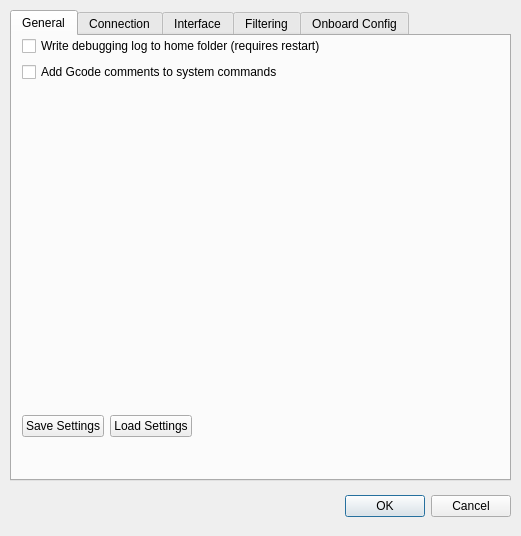
<?xml version="1.0" encoding="UTF-8"?>
<ui version="4.0">
 <class>Options</class>
 <widget class="QDialog" name="Options">
  <property name="geometry">
   <rect>
    <x>0</x>
    <y>0</y>
    <width>521</width>
    <height>536</height>
   </rect>
  </property>
  <property name="windowTitle">
   <string>Options</string>
  </property>
  <widget class="QTabWidget" name="tabWidget">
   <property name="geometry">
    <rect>
     <x>10</x>
     <y>10</y>
     <width>501</width>
     <height>471</height>
    </rect>
   </property>
   <property name="currentIndex">
    <number>0</number>
   </property>
   <widget class="QWidget" name="tab_general_2">
    <attribute name="title">
     <string>General</string>
    </attribute>
    <widget class="QWidget" name="verticalLayoutWidget_3">
     <property name="geometry">
      <rect>
       <x>10</x>
       <y>0</y>
       <width>471</width>
       <height>401</height>
      </rect>
     </property>
     <layout class="QVBoxLayout" name="verticalLayout">
      <item>
       <widget class="QCheckBox" name="checkBoxEnableDebugLog">
        <property name="text">
         <string>Write debugging log to home folder (requires restart)</string>
        </property>
       </widget>
      </item>
      <item>
       <widget class="QCheckBox" name="checkBoxAddGcodeComments">
        <property name="text">
         <string>Add Gcode comments to system commands</string>
        </property>
       </widget>
      </item>
      <item>
       <spacer name="verticalSpacer_2">
        <property name="orientation">
         <enum>Qt::Vertical</enum>
        </property>
        <property name="sizeHint" stdset="0">
         <size>
          <width>20</width>
          <height>40</height>
         </size>
        </property>
       </spacer>
      </item>
      <item>
       <layout class="QHBoxLayout" name="horizontalLayout_10">
        <item>
         <widget class="QPushButton" name="btnSaveSettings">
          <property name="text">
           <string>Save Settings</string>
          </property>
         </widget>
        </item>
        <item>
         <widget class="QPushButton" name="btnLoadSettings">
          <property name="text">
           <string>Load Settings</string>
          </property>
         </widget>
        </item>
        <item>
         <spacer name="horizontalSpacer_4">
          <property name="orientation">
           <enum>Qt::Horizontal</enum>
          </property>
          <property name="sizeHint" stdset="0">
           <size>
            <width>40</width>
            <height>20</height>
           </size>
          </property>
         </spacer>
        </item>
       </layout>
      </item>
     </layout>
    </widget>
   </widget>
   <widget class="QWidget" name="tab_connection">
    <attribute name="title">
     <string>Connection</string>
    </attribute>
    <widget class="QWidget" name="verticalLayoutWidget_2">
     <property name="geometry">
      <rect>
       <x>10</x>
       <y>110</y>
       <width>481</width>
       <height>181</height>
      </rect>
     </property>
     <layout class="QVBoxLayout" name="verticalLayoutExtras">
      <property name="spacing">
       <number>0</number>
      </property>
      <item>
       <layout class="QHBoxLayout" name="horizontalLayout_6">
        <property name="spacing">
         <number>0</number>
        </property>
        <property name="sizeConstraint">
         <enum>QLayout::SetMinimumSize</enum>
        </property>
        <item>
         <widget class="QLabel" name="label_2">
          <property name="sizePolicy">
           <sizepolicy hsizetype="Preferred" vsizetype="Minimum">
            <horstretch>0</horstretch>
            <verstretch>0</verstretch>
           </sizepolicy>
          </property>
          <property name="maximumSize">
           <size>
            <width>16777215</width>
            <height>20</height>
           </size>
          </property>
          <property name="text">
           <string>Units</string>
          </property>
         </widget>
        </item>
        <item>
         <widget class="QRadioButton" name="radioMetric">
          <property name="sizePolicy">
           <sizepolicy hsizetype="Minimum" vsizetype="Minimum">
            <horstretch>0</horstretch>
            <verstretch>0</verstretch>
           </sizepolicy>
          </property>
          <property name="maximumSize">
           <size>
            <width>16777215</width>
            <height>20</height>
           </size>
          </property>
          <property name="text">
           <string>Metric</string>
          </property>
          <property name="autoExclusive">
           <bool>false</bool>
          </property>
         </widget>
        </item>
        <item>
         <widget class="QRadioButton" name="radioImperial">
          <property name="maximumSize">
           <size>
            <width>16777215</width>
            <height>20</height>
           </size>
          </property>
          <property name="text">
           <string>Imperial</string>
          </property>
          <property name="autoExclusive">
           <bool>false</bool>
          </property>
         </widget>
        </item>
       </layout>
      </item>
      <item>
       <layout class="QHBoxLayout" name="horizontalLayout_8">
        <property name="spacing">
         <number>0</number>
        </property>
        <property name="sizeConstraint">
         <enum>QLayout::SetMinimumSize</enum>
        </property>
        <item>
         <widget class="QLabel" name="label_4">
          <property name="maximumSize">
           <size>
            <width>16777215</width>
            <height>20</height>
           </size>
          </property>
          <property name="text">
           <string>Flow Control</string>
          </property>
         </widget>
        </item>
        <item>
         <widget class="QRadioButton" name="radioSoft">
          <property name="maximumSize">
           <size>
            <width>16777215</width>
            <height>20</height>
           </size>
          </property>
          <property name="text">
           <string>XonXoff (soft)</string>
          </property>
          <property name="autoExclusive">
           <bool>false</bool>
          </property>
         </widget>
        </item>
        <item>
         <widget class="QRadioButton" name="radioHard">
          <property name="sizePolicy">
           <sizepolicy hsizetype="Minimum" vsizetype="Fixed">
            <horstretch>0</horstretch>
            <verstretch>0</verstretch>
           </sizepolicy>
          </property>
          <property name="maximumSize">
           <size>
            <width>16777215</width>
            <height>20</height>
           </size>
          </property>
          <property name="text">
           <string>RTSCTS (hard)</string>
          </property>
          <property name="autoExclusive">
           <bool>false</bool>
          </property>
         </widget>
        </item>
       </layout>
      </item>
      <item>
       <layout class="QHBoxLayout" name="horizontalLayout_9">
        <property name="spacing">
         <number>0</number>
        </property>
        <property name="sizeConstraint">
         <enum>QLayout::SetMinimumSize</enum>
        </property>
        <item>
         <widget class="QLabel" name="label_5">
          <property name="maximumSize">
           <size>
            <width>16777215</width>
            <height>20</height>
           </size>
          </property>
          <property name="text">
           <string>Stop Bits</string>
          </property>
         </widget>
        </item>
        <item>
         <widget class="QComboBox" name="comboBoxStopBits">
          <item>
           <property name="text">
            <string>1</string>
           </property>
          </item>
          <item>
           <property name="text">
            <string>1.5</string>
           </property>
          </item>
          <item>
           <property name="text">
            <string>2</string>
           </property>
          </item>
         </widget>
        </item>
        <item>
         <spacer name="horizontalSpacer_3">
          <property name="orientation">
           <enum>Qt::Horizontal</enum>
          </property>
          <property name="sizeType">
           <enum>QSizePolicy::Fixed</enum>
          </property>
          <property name="sizeHint" stdset="0">
           <size>
            <width>100</width>
            <height>20</height>
           </size>
          </property>
         </spacer>
        </item>
        <item>
         <widget class="QLabel" name="label_6">
          <property name="text">
           <string>Parity</string>
          </property>
          <property name="alignment">
           <set>Qt::AlignLeading|Qt::AlignLeft|Qt::AlignVCenter</set>
          </property>
          <property name="margin">
           <number>0</number>
          </property>
         </widget>
        </item>
        <item>
         <widget class="QComboBox" name="comboBoxParity">
          <item>
           <property name="text">
            <string>None</string>
           </property>
          </item>
          <item>
           <property name="text">
            <string>Even</string>
           </property>
          </item>
          <item>
           <property name="text">
            <string>Odd</string>
           </property>
          </item>
          <item>
           <property name="text">
            <string>Mark</string>
           </property>
          </item>
          <item>
           <property name="text">
            <string>Space</string>
           </property>
          </item>
         </widget>
        </item>
       </layout>
      </item>
     </layout>
    </widget>
    <widget class="QWidget" name="layoutWidget_3">
     <property name="geometry">
      <rect>
       <x>10</x>
       <y>0</y>
       <width>481</width>
       <height>111</height>
      </rect>
     </property>
     <layout class="QVBoxLayout" name="verticalLayout_10">
      <property name="spacing">
       <number>0</number>
      </property>
      <item>
       <layout class="QHBoxLayout" name="horizontalLayout_5" stretch="0,0,0,0,2">
        <item>
         <widget class="QLabel" name="label">
          <property name="text">
           <string>Controller</string>
          </property>
         </widget>
        </item>
        <item>
         <widget class="QComboBox" name="comboControllerBoard">
          <item>
           <property name="text">
            <string>TinyG 0.96</string>
           </property>
          </item>
          <item>
           <property name="text">
            <string>TinyG 0.97</string>
           </property>
          </item>
         </widget>
        </item>
        <item>
         <widget class="QCheckBox" name="checkAutoConnect">
          <property name="text">
           <string>Auto connect</string>
          </property>
         </widget>
        </item>
        <item>
         <spacer name="horizontalSpacer_5">
          <property name="orientation">
           <enum>Qt::Horizontal</enum>
          </property>
          <property name="sizeHint" stdset="0">
           <size>
            <width>398</width>
            <height>20</height>
           </size>
          </property>
         </spacer>
        </item>
        <item>
         <widget class="QPushButton" name="btnOpenPort">
          <property name="sizePolicy">
           <sizepolicy hsizetype="Preferred" vsizetype="Fixed">
            <horstretch>0</horstretch>
            <verstretch>0</verstretch>
           </sizepolicy>
          </property>
          <property name="text">
           <string>Test</string>
          </property>
         </widget>
        </item>
       </layout>
      </item>
      <item>
       <layout class="QHBoxLayout" name="horizontalLayout_7">
        <property name="leftMargin">
         <number>0</number>
        </property>
        <property name="rightMargin">
         <number>0</number>
        </property>
        <item>
         <widget class="QLabel" name="lblPort">
          <property name="sizePolicy">
           <sizepolicy hsizetype="Preferred" vsizetype="Preferred">
            <horstretch>0</horstretch>
            <verstretch>0</verstretch>
           </sizepolicy>
          </property>
          <property name="maximumSize">
           <size>
            <width>16777215</width>
            <height>16777215</height>
           </size>
          </property>
          <property name="text">
           <string>Port name</string>
          </property>
         </widget>
        </item>
        <item>
         <widget class="QComboBox" name="cmbPort">
          <property name="sizePolicy">
           <sizepolicy hsizetype="Fixed" vsizetype="Fixed">
            <horstretch>0</horstretch>
            <verstretch>0</verstretch>
           </sizepolicy>
          </property>
          <property name="minimumSize">
           <size>
            <width>163</width>
            <height>0</height>
           </size>
          </property>
          <property name="maximumSize">
           <size>
            <width>900</width>
            <height>16777215</height>
           </size>
          </property>
          <property name="layoutDirection">
           <enum>Qt::LeftToRight</enum>
          </property>
          <property name="editable">
           <bool>true</bool>
          </property>
         </widget>
        </item>
        <item>
         <spacer name="horizontalSpacer_6">
          <property name="orientation">
           <enum>Qt::Horizontal</enum>
          </property>
          <property name="sizeHint" stdset="0">
           <size>
            <width>30</width>
            <height>20</height>
           </size>
          </property>
         </spacer>
        </item>
        <item>
         <widget class="QLabel" name="label_br">
          <property name="frameShape">
           <enum>QFrame::NoFrame</enum>
          </property>
          <property name="text">
           <string>Baud Rate</string>
          </property>
         </widget>
        </item>
        <item>
         <widget class="QComboBox" name="comboBoxBaudRate"/>
        </item>
        <item>
         <spacer name="horizontalSpacer_7">
          <property name="orientation">
           <enum>Qt::Horizontal</enum>
          </property>
          <property name="sizeHint" stdset="0">
           <size>
            <width>40</width>
            <height>20</height>
           </size>
          </property>
         </spacer>
        </item>
       </layout>
      </item>
     </layout>
    </widget>
   </widget>
   <widget class="QWidget" name="tab_interface">
    <attribute name="title">
     <string>Interface</string>
    </attribute>
    <widget class="QWidget" name="verticalLayoutWidget_6">
     <property name="geometry">
      <rect>
       <x>10</x>
       <y>10</y>
       <width>471</width>
       <height>421</height>
      </rect>
     </property>
     <layout class="QVBoxLayout" name="verticalLayout_3">
      <item>
       <widget class="QGroupBox" name="groupOffsets">
        <property name="sizePolicy">
         <sizepolicy hsizetype="Preferred" vsizetype="MinimumExpanding">
          <horstretch>0</horstretch>
          <verstretch>0</verstretch>
         </sizepolicy>
        </property>
        <property name="title">
         <string>Offsets</string>
        </property>
        <widget class="QScrollArea" name="offsetListScroll">
         <property name="geometry">
          <rect>
           <x>0</x>
           <y>30</y>
           <width>451</width>
           <height>311</height>
          </rect>
         </property>
         <property name="sizePolicy">
          <sizepolicy hsizetype="Fixed" vsizetype="Expanding">
           <horstretch>0</horstretch>
           <verstretch>0</verstretch>
          </sizepolicy>
         </property>
         <property name="verticalScrollBarPolicy">
          <enum>Qt::ScrollBarAlwaysOn</enum>
         </property>
         <property name="horizontalScrollBarPolicy">
          <enum>Qt::ScrollBarAlwaysOff</enum>
         </property>
         <property name="widgetResizable">
          <bool>false</bool>
         </property>
         <property name="alignment">
          <set>Qt::AlignLeading|Qt::AlignLeft|Qt::AlignTop</set>
         </property>
         <widget class="QWidget" name="offsetListScrollContents">
          <property name="geometry">
           <rect>
            <x>0</x>
            <y>0</y>
            <width>434</width>
            <height>129</height>
           </rect>
          </property>
          <property name="sizePolicy">
           <sizepolicy hsizetype="Expanding" vsizetype="Expanding">
            <horstretch>0</horstretch>
            <verstretch>1</verstretch>
           </sizepolicy>
          </property>
          <widget class="QWidget" name="verticalLayoutWidget">
           <property name="geometry">
            <rect>
             <x>0</x>
             <y>0</y>
             <width>451</width>
             <height>311</height>
            </rect>
           </property>
           <layout class="QVBoxLayout" name="offsetList" stretch="0">
            <property name="sizeConstraint">
             <enum>QLayout::SetMinAndMaxSize</enum>
            </property>
            <item>
             <spacer name="verticalSpacer">
              <property name="orientation">
               <enum>Qt::Vertical</enum>
              </property>
              <property name="sizeHint" stdset="0">
               <size>
                <width>20</width>
                <height>40</height>
               </size>
              </property>
             </spacer>
            </item>
           </layout>
          </widget>
         </widget>
        </widget>
       </widget>
      </item>
      <item>
       <layout class="QHBoxLayout" name="horizontalLayout">
        <property name="sizeConstraint">
         <enum>QLayout::SetFixedSize</enum>
        </property>
        <item>
         <widget class="QPushButton" name="buttonAddOffset">
          <property name="sizePolicy">
           <sizepolicy hsizetype="Fixed" vsizetype="Fixed">
            <horstretch>0</horstretch>
            <verstretch>0</verstretch>
           </sizepolicy>
          </property>
          <property name="maximumSize">
           <size>
            <width>33</width>
            <height>16777215</height>
           </size>
          </property>
          <property name="baseSize">
           <size>
            <width>20</width>
            <height>0</height>
           </size>
          </property>
          <property name="text">
           <string>+</string>
          </property>
         </widget>
        </item>
        <item>
         <spacer name="horizontalSpacer_2">
          <property name="orientation">
           <enum>Qt::Horizontal</enum>
          </property>
          <property name="sizeHint" stdset="0">
           <size>
            <width>40</width>
            <height>20</height>
           </size>
          </property>
         </spacer>
        </item>
       </layout>
      </item>
      <item>
       <layout class="QHBoxLayout" name="horizontalLayout_2">
        <item>
         <widget class="QLabel" name="label_3">
          <property name="text">
           <string>LCD Precision</string>
          </property>
         </widget>
        </item>
        <item>
         <widget class="QSpinBox" name="spinBoxLCDPrecision">
          <property name="value">
           <number>3</number>
          </property>
         </widget>
        </item>
        <item>
         <spacer name="horizontalSpacer">
          <property name="orientation">
           <enum>Qt::Horizontal</enum>
          </property>
          <property name="sizeHint" stdset="0">
           <size>
            <width>40</width>
            <height>20</height>
           </size>
          </property>
         </spacer>
        </item>
       </layout>
      </item>
      <item>
       <layout class="QHBoxLayout" name="horizontalLayout_3">
        <item>
         <widget class="QCheckBox" name="checkBoxShowVisualiser">
          <property name="toolTip">
           <string>When loading a file switch to the visualiser tab.</string>
          </property>
          <property name="text">
           <string>Show Visualiser</string>
          </property>
         </widget>
        </item>
       </layout>
      </item>
     </layout>
    </widget>
   </widget>
   <widget class="QWidget" name="tab_filtering">
    <attribute name="title">
     <string>Filtering</string>
    </attribute>
    <widget class="QWidget" name="verticalLayoutWidget_5">
     <property name="geometry">
      <rect>
       <x>0</x>
       <y>0</y>
       <width>491</width>
       <height>431</height>
      </rect>
     </property>
     <layout class="QVBoxLayout" name="verticalLayout_2">
      <item>
       <widget class="QCheckBox" name="chkFilterFileCommands">
        <property name="text">
         <string>Filter file commands before sending</string>
        </property>
       </widget>
      </item>
      <item>
       <widget class="QCheckBox" name="checkBoxReducePrecForLongLines">
        <property name="text">
         <string>Reduce precision for excessively long lines</string>
        </property>
       </widget>
      </item>
      <item>
       <spacer name="verticalSpacer_4">
        <property name="orientation">
         <enum>Qt::Vertical</enum>
        </property>
        <property name="sizeHint" stdset="0">
         <size>
          <width>20</width>
          <height>40</height>
         </size>
        </property>
       </spacer>
      </item>
     </layout>
    </widget>
   </widget>
   <widget class="QWidget" name="tab">
    <attribute name="title">
     <string>Onboard Config</string>
    </attribute>
    <widget class="QScrollArea" name="configListScrollArea">
     <property name="geometry">
      <rect>
       <x>0</x>
       <y>0</y>
       <width>500</width>
       <height>200</height>
      </rect>
     </property>
     <property name="sizePolicy">
      <sizepolicy hsizetype="Fixed" vsizetype="Expanding">
       <horstretch>0</horstretch>
       <verstretch>0</verstretch>
      </sizepolicy>
     </property>
     <property name="minimumSize">
      <size>
       <width>0</width>
       <height>0</height>
      </size>
     </property>
     <property name="maximumSize">
      <size>
       <width>16777215</width>
       <height>16777215</height>
      </size>
     </property>
     <property name="verticalScrollBarPolicy">
      <enum>Qt::ScrollBarAlwaysOn</enum>
     </property>
     <property name="horizontalScrollBarPolicy">
      <enum>Qt::ScrollBarAlwaysOff</enum>
     </property>
     <property name="widgetResizable">
      <bool>false</bool>
     </property>
     <property name="alignment">
      <set>Qt::AlignLeading|Qt::AlignLeft|Qt::AlignTop</set>
     </property>
     <widget class="QWidget" name="configListScrollContents">
      <property name="geometry">
       <rect>
        <x>0</x>
        <y>0</y>
        <width>483</width>
        <height>198</height>
       </rect>
      </property>
      <property name="sizePolicy">
       <sizepolicy hsizetype="Expanding" vsizetype="MinimumExpanding">
        <horstretch>0</horstretch>
        <verstretch>1</verstretch>
       </sizepolicy>
      </property>
      <property name="minimumSize">
       <size>
        <width>0</width>
        <height>0</height>
       </size>
      </property>
      <property name="maximumSize">
       <size>
        <width>16777215</width>
        <height>16777215</height>
       </size>
      </property>
      <widget class="QWidget" name="verticalLayoutWidget_4">
       <property name="geometry">
        <rect>
         <x>0</x>
         <y>0</y>
         <width>501</width>
         <height>431</height>
        </rect>
       </property>
       <layout class="QVBoxLayout" name="configList" stretch="0">
        <property name="spacing">
         <number>0</number>
        </property>
        <property name="sizeConstraint">
         <enum>QLayout::SetMinAndMaxSize</enum>
        </property>
        <property name="margin">
         <number>3</number>
        </property>
        <item>
         <spacer name="verticalSpacer_3">
          <property name="orientation">
           <enum>Qt::Vertical</enum>
          </property>
          <property name="sizeHint" stdset="0">
           <size>
            <width>20</width>
            <height>40</height>
           </size>
          </property>
         </spacer>
        </item>
       </layout>
      </widget>
     </widget>
    </widget>
   </widget>
  </widget>
  <widget class="QDialogButtonBox" name="buttonBox">
   <property name="geometry">
    <rect>
     <x>320</x>
     <y>490</y>
     <width>191</width>
     <height>32</height>
    </rect>
   </property>
   <property name="orientation">
    <enum>Qt::Horizontal</enum>
   </property>
   <property name="standardButtons">
    <set>QDialogButtonBox::Cancel|QDialogButtonBox::Ok</set>
   </property>
  </widget>
 </widget>
 <resources/>
 <connections/>
</ui>
